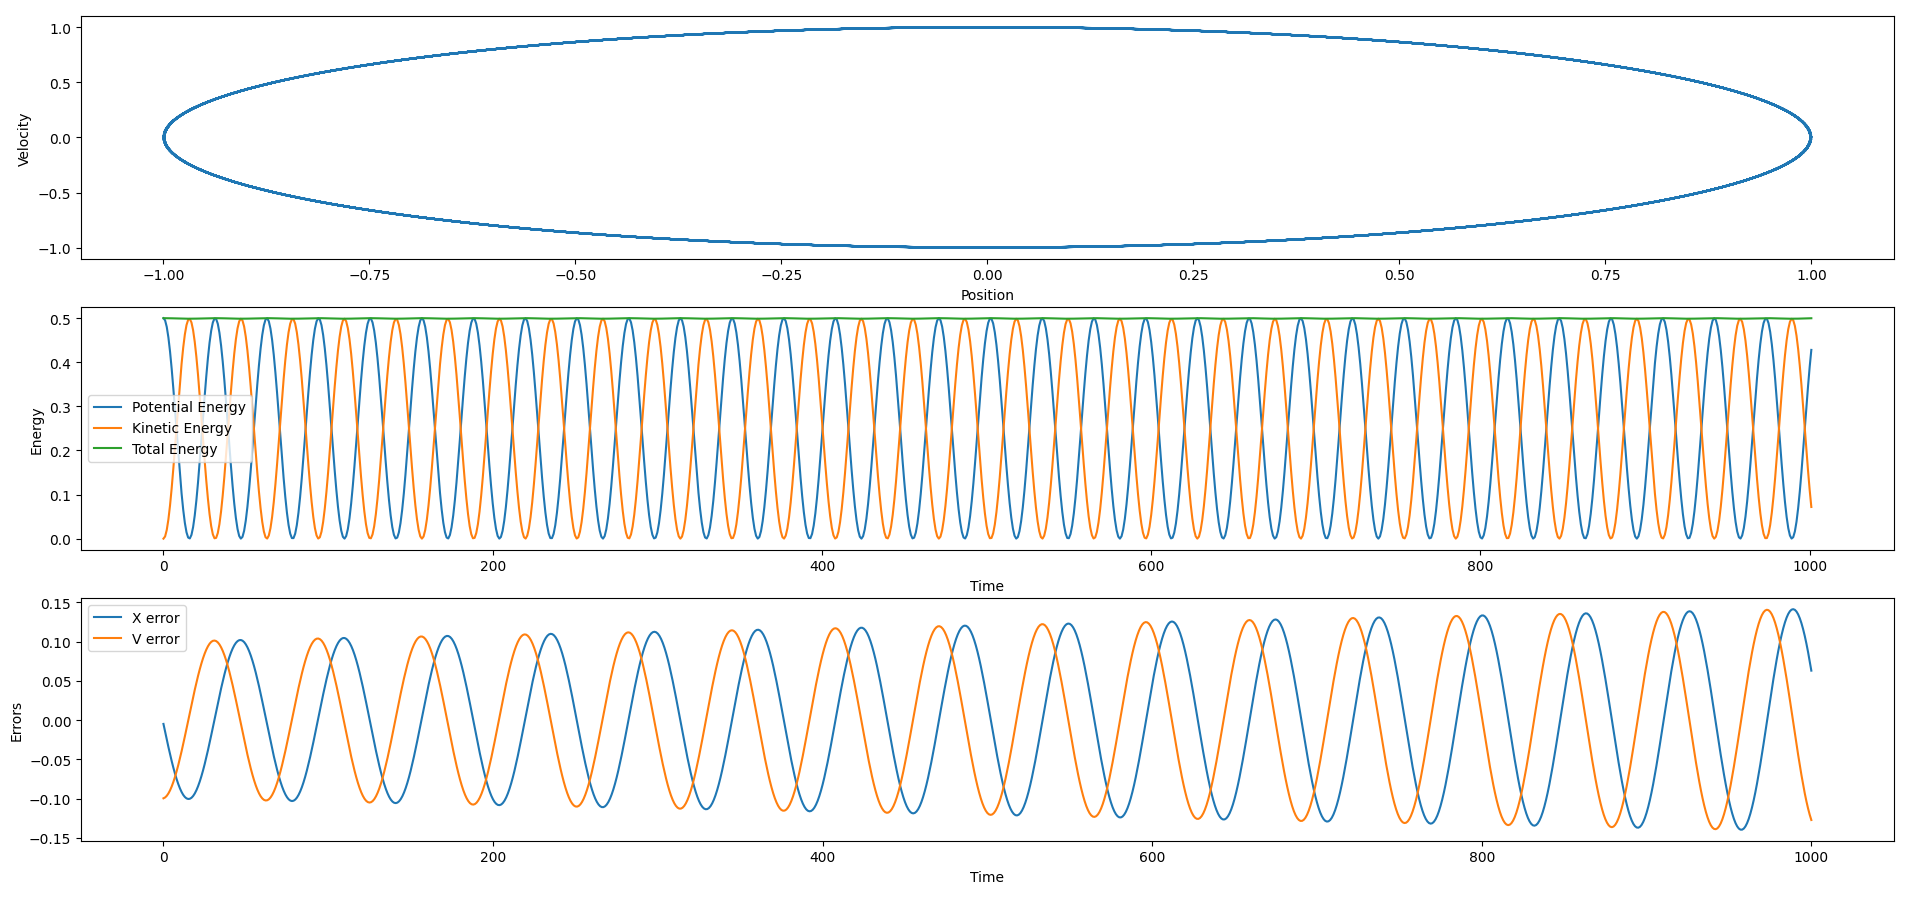

Recreate this plot in Python.
import matplotlib.pyplot as plt
import numpy as np
"""
This program calculates the position and velocity of a harmonic oscillator at time t given initial conditions.
"""

def x_analytic(t,x0,v0):
    """
    calculates the position of a harmonic oscillator at time t given initial conditions.
    """
    return x0 * np.cos(t) + v0 * np.sin(t)

def v_analytic(t,x0,v0):
    """
    calculates the velocity of a harmonic oscillator at time t given initial conditions.
    """
    return v0 * np.cos(t) - x0 * np.sin(t)

def x(t,x0,v0):
    """
    calculates the position of a harmonic oscillator at time t given initial conditions.
    """
    return x0 + v0 * t + 0.5 * t**2 * -x0 #F(0,x0,v0)

def v(t,x0,v0,xt):
    """
    calculates the velocity of a harmonic oscillator at time t given initial conditions.
    The average force at the beginning and end of the timestep are used
    """
    return v0 + t * (-x0 + -xt) / 2

def V(x):
    """
    calculates the potential energy of a harmonic oscillator at position x.
    """
    return 0.5 * x**2

def T(v):
    """
    calculates the kinetic energy of a harmonic oscillator at velocity v.
    """
    return 0.5 * v**2

def advance_time(total_time,dt,x0,v0):
    """
    calls for the next state of the harmonic oscillator at time t given conditions after the previous step.
    """
    v_array = [v0]
    x_array = [x0]
    PE_array = [V(x0)]
    KE_array = [T(v0)]
    Total_energy = [PE_array[0]+KE_array[0]]
    x_differences = []
    v_differences = []
    time_elapsed = 0

    x0 = Initial_x
    v0 = Initial_v
    while time_elapsed < total_time:
        xt = x(dt,x0,v0)
        vt = v(dt,x0,v0,xt)
        PE = V(xt)
        KE = T(vt)

        analitic_x = x_analytic(time_elapsed,Initial_x,Initial_v)
        analitic_v = v_analytic(time_elapsed,Initial_x,Initial_v)
        
        x_differences.append(xt-analitic_x)
        v_differences.append(vt-analitic_v)
       
        v_array.append(vt)
        x_array.append(xt)
        PE_array.append(PE)
        KE_array.append(KE)
        Total_energy.append(PE+KE)

        x0 = xt
        v0 = vt
        time_elapsed += dt
        #format the output to 2 decimal places
#        print(f"At time t = {time_elapsed:.2f} the position is {xt:.3f}, the velocity is {vt:.5f} and the total energy is {PE+KE:.3f}")
   
    if total_time == 0:
        xt = x0
        vt = v0

    analytic_position = x_analytic(total_time,Initial_x,Initial_v)
    analytic_velocity = v_analytic(total_time,Initial_x,Initial_v)
    #format the output to 2 decimal places
    print(f"At time t = {total_time:.2f} the position is {xt:.3f} and the velocity is {vt:.5f}")
    print(f"The analytic position is {analytic_position:.3f} and the analytic velocity is {analytic_velocity:.5f}")
    return v_array, x_array, PE_array, KE_array, Total_energy, x_differences, v_differences

Initial_x = 1
Initial_v = 0
Time_elapsed = 100
dt = 0.1

v_array, x_array, PE_array, KE_array, Total_energy, x_differences, v_differences = advance_time(Time_elapsed,dt,Initial_x,Initial_v)

#plot the position vs velocity of the harmonic oscillator and PE, KE and total energy vs time on different subplots. Show the differences of x and v vs time on their own sub plots
fig, (ax1, ax2, ax3) = plt.subplots(3,1)
ax1.plot(x_array,v_array)
ax1.set_xlabel("Position")
ax1.set_ylabel("Velocity")
ax2.plot(PE_array, label = "Potential Energy")
ax2.plot(KE_array, label = "Kinetic Energy")
ax2.plot(Total_energy, label = "Total Energy")
ax2.set_xlabel("Time")
ax2.set_ylabel("Energy")
ax2.legend()
ax3.plot(x_differences, label = "X error")
ax3.plot(v_differences, label = "V error")
ax3.set_xlabel("Time")
ax3.set_ylabel("Errors")
ax3.legend()
plt.show()
